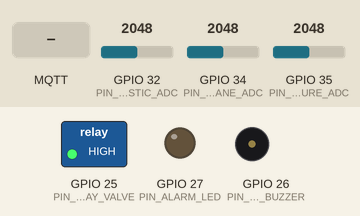
This sketch was run on a simulated ESP32. On the bench: switched loads named in the sketch (green lamp = pin HIGH), output pins drawn as LEDs (lit = HIGH), buzzer (waves = sounding, pin HIGH). Inputs (shaded band) come from the test bench; at power-on: GPIO 32 (PIN_ACOUSTIC_ADC) = 2048, GPIO 34 (PIN_METHANE_ADC) = 2048, GPIO 35 (PIN_PRESSURE_ADC) = 2048. WiFi joins after 1.5 s; servers stay silent unless stated; uploads are accepted with an empty reply; no MQTT or app messages arrive unless stated.

Above: at 0.1 s.
At 2.7 s:
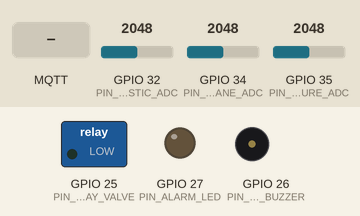
2.8 s: MQTT message "1" arrives on the first subscribed topic
At 3.5 s:
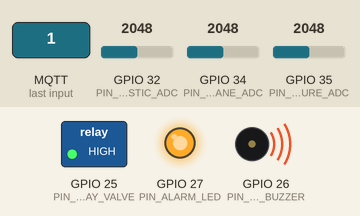
Timing chart, 0 to 5.8 s (numbered marks = the images above; inputs shaded):
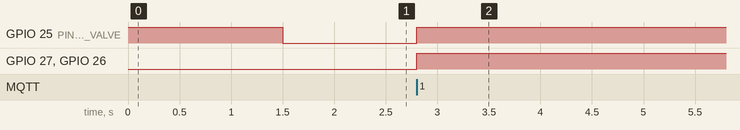

The sketch:

l2wo_node.ino
```cpp
/*
 * L2WO benchtop node firmware — ESP32, per segment.
 *
 * STATUS: written to match the documented API/MQTT contract in
 * docs/hardware-implementation-guide.md, but NOT tested on physical
 * hardware — no ESP32 board is attached to the dev environment this was
 * written in. src/simulate_esp32.py stands in for this firmware in all
 * software testing done so far.
 *
 * OWNERSHIP: this is a starting draft for Mohammed (hardware/electrical)
 * and Bilal to compile, flash, calibrate, and finalize on the bench — not
 * a validated artifact. Every TODO below (sensor calibration curves, NTP
 * timestamping) is a placeholder specifically left for that review, not
 * an oversight.
 *
 * Responsibilities:
 *   1. Sample methane/pressure/acoustic sensors, POST each reading to the
 *      API's /telemetry/ingest (HTTP — telemetry is not latency-critical).
 *   2. Subscribe to l2wo/{SEGMENT_ID}/isolate (MQTT, retained) and, on an
 *      isolate command, drive the relay/servo modeling the shutoff valve
 *      AND the independent alarm/beacon circuit.
 *   3. Publish the *actual resulting* actuator state to
 *      l2wo/{SEGMENT_ID}/actuator_state — only after the relay/servo has
 *      physically moved, not on command receipt. This confirmation is
 *      what closes the loop (see CLAUDE.md's Architecture section).
 *
 * Fail-safe: on WiFi/MQTT disconnect, the relay defaults to ISOLATED
 * (fail toward the safe state), matching standard ESD valve convention —
 * loss of signal must not be indistinguishable from "safe."
 */

#include <WiFi.h>
#include <PubSubClient.h>
#include <HTTPClient.h>
#include <ArduinoJson.h>

// ---- Per-node configuration (fill in per segment) ----
const char* WIFI_SSID     = "CHANGE_ME";
const char* WIFI_PASSWORD = "CHANGE_ME";
const char* API_HOST      = "http://CHANGE_ME:8000";     // host.containers.internal equivalent on the LAN
const char* MQTT_HOST     = "CHANGE_ME";
const uint16_t MQTT_PORT  = 1883;
const char* SEGMENT_ID    = "SEG-001";                     // matches synthetic_telemetry.csv segment ids

// Static segment metadata — sent with every reading per the API contract
// (docs/hardware-implementation-guide.md §4); pull real values from asset
// records for a live segment.
const char* MATERIAL             = "PE";
const int   INSTALL_YEAR         = 2008;
const float MAOP_BAR             = 4.0;
const int   LOCATION_CLASS       = 3;
const bool  HCA_FLAG             = true;
const float DISTANCE_TO_BUILDING = 8.0;
const char* CONFINEMENT          = "below_pavement";
const char* SURFACE_CAPPING      = "asphalt";

// ---- Pins ----
const int PIN_METHANE_ADC  = 34;
const int PIN_PRESSURE_ADC = 35;
const int PIN_ACOUSTIC_ADC = 32;
const int PIN_RELAY_VALVE  = 25;   // drives the relay/servo modeling the shutoff valve
const int PIN_ALARM_BUZZER = 26;   // independent circuit from the relay above, on purpose
const int PIN_ALARM_LED    = 27;

const unsigned long SAMPLE_INTERVAL_MS = 1000;

WiFiClient wifiClient;
PubSubClient mqtt(wifiClient);
unsigned long lastSampleAt = 0;

// ---------------------------------------------------------------------
// Fail-safe: default the valve-model relay to ISOLATED whenever we don't
// have a live, connected state to prove otherwise.
// ---------------------------------------------------------------------
void setValveIsolated(bool isolated) {
  digitalWrite(PIN_RELAY_VALVE, isolated ? HIGH : LOW);
}

void setAlarm(bool on) {
  digitalWrite(PIN_ALARM_BUZZER, on ? HIGH : LOW);
  digitalWrite(PIN_ALARM_LED, on ? HIGH : LOW);
}

// ---------------------------------------------------------------------
// MQTT: isolate command in, confirmed state out
// ---------------------------------------------------------------------
void publishActuatorState(const char* incidentId, const char* state) {
  StaticJsonDocument<256> doc;
  doc["incident_id"] = incidentId;
  doc["segment_id"] = SEGMENT_ID;
  doc["state"] = state;
  // NOTE: real firmware should stamp a synced time (NTP); left as a
  // placeholder here since untested.
  doc["at"] = "TODO_NTP_TIMESTAMP";

  char payload[256];
  serializeJson(doc, payload);

  char topic[64];
  snprintf(topic, sizeof(topic), "l2wo/%s/actuator_state", SEGMENT_ID);
  mqtt.publish(topic, payload, false);
}

void onMqttMessage(char* topic, byte* payload, unsigned int length) {
  StaticJsonDocument<256> doc;
  DeserializationError err = deserializeJson(doc, payload, length);
  if (err) return;

  const char* incidentId = doc["incident_id"] | "";

  // Drive both outputs — independent circuits, so a fault in one doesn't
  // silence the other (docs/hardware-implementation-guide.md §5).
  setValveIsolated(true);
  setAlarm(true);

  // Only confirm AFTER physically actuating, not on command receipt —
  // this is what makes the loop closed rather than fire-and-forget.
  publishActuatorState(incidentId, "isolated");
}

void connectMqtt() {
  char topic[64];
  snprintf(topic, sizeof(topic), "l2wo/%s/isolate", SEGMENT_ID);

  while (!mqtt.connected()) {
    if (mqtt.connect(SEGMENT_ID)) {
      mqtt.subscribe(topic, 1);
    } else {
      delay(1000);
    }
  }
}

// ---------------------------------------------------------------------
// HTTP: routine telemetry (not latency-critical, unlike the MQTT path above)
// ---------------------------------------------------------------------
void postTelemetry(float pressureBar, float methanePctLel, float acousticIndex) {
  HTTPClient http;
  http.begin(String(API_HOST) + "/telemetry/ingest");
  http.addHeader("Content-Type", "application/json");

  StaticJsonDocument<512> doc;
  doc["timestamp_utc"] = "TODO_NTP_TIMESTAMP";
  doc["segment_id"] = SEGMENT_ID;
  doc["material"] = MATERIAL;
  doc["install_year"] = INSTALL_YEAR;
  doc["MAOP_bar"] = MAOP_BAR;
  doc["location_class"] = LOCATION_CLASS;
  doc["hca_flag"] = HCA_FLAG;
  doc["distance_to_building_m"] = DISTANCE_TO_BUILDING;
  doc["confinement"] = CONFINEMENT;
  doc["surface_capping_type"] = SURFACE_CAPPING;
  doc["pressure_bar"] = pressureBar;
  doc["methane_pct_lel"] = methanePctLel;
  doc["acoustic_index"] = acousticIndex;

  String body;
  serializeJson(doc, body);
  http.POST(body);
  http.end();
}

float readMethanePctLel() {
  int raw = analogRead(PIN_METHANE_ADC);
  return (raw / 4095.0) * 100.0;  // TODO: real sensor calibration curve, not a linear placeholder
}

float readPressureBar() {
  int raw = analogRead(PIN_PRESSURE_ADC);
  return (raw / 4095.0) * 10.0;   // TODO: real transducer calibration
}

float readAcousticIndex() {
  int raw = analogRead(PIN_ACOUSTIC_ADC);
  return raw / 4095.0;            // TODO: real envelope/RMS processing, not a raw sample
}

void setup() {
  pinMode(PIN_RELAY_VALVE, OUTPUT);
  pinMode(PIN_ALARM_BUZZER, OUTPUT);
  pinMode(PIN_ALARM_LED, OUTPUT);
  setValveIsolated(true);  // fail-safe default until we prove we're connected and normal
  setAlarm(false);

  WiFi.begin(WIFI_SSID, WIFI_PASSWORD);
  while (WiFi.status() != WL_CONNECTED) delay(500);

  setValveIsolated(false); // connected — release to normal open position

  mqtt.setServer(MQTT_HOST, MQTT_PORT);
  mqtt.setCallback(onMqttMessage);
  connectMqtt();
}

void loop() {
  if (!mqtt.connected()) {
    setValveIsolated(true);  // fail-safe: lost the command channel -> isolate
    connectMqtt();
  }
  mqtt.loop();

  if (millis() - lastSampleAt >= SAMPLE_INTERVAL_MS) {
    lastSampleAt = millis();
    postTelemetry(readPressureBar(), readMethanePctLel(), readAcousticIndex());
  }
}
```

Measured:
- after the input at 2.8 s, GPIO 25 (PIN_RELAY_VALVE), GPIO 27 (PIN_ALARM_LED), GPIO 26 (PIN_ALARM_BUZZER): LOW → HIGH at once
